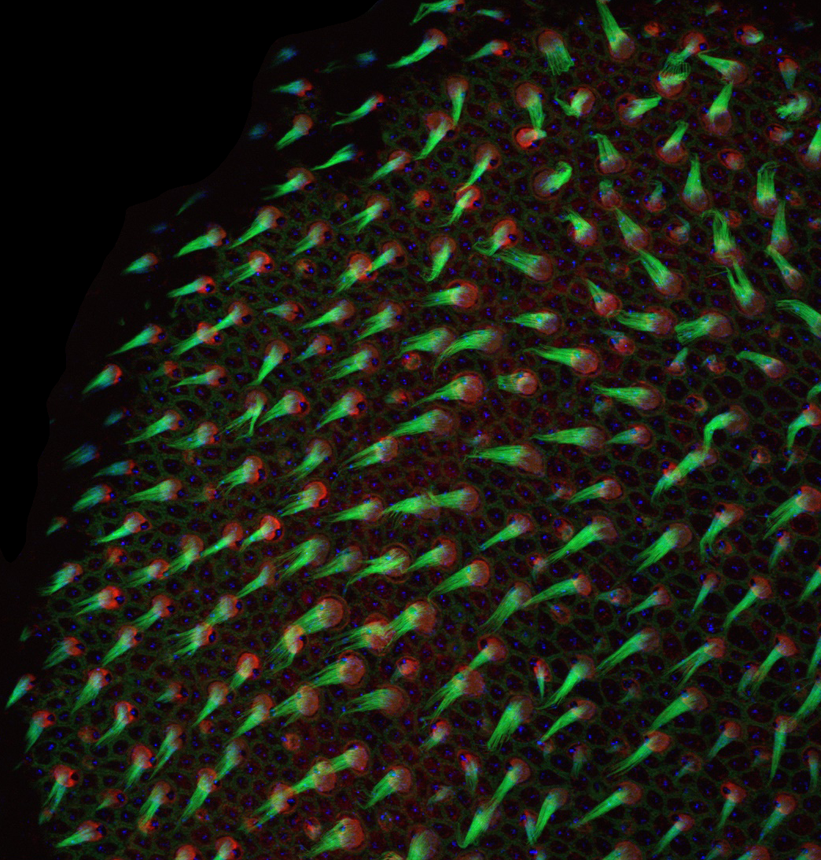
%> input picture Development/RAW.png, 821 x 860 px, shrunk from 1044 x 1094 before the run
$ octave SegmentBasalBodies_Support.m   (GNU Octave 9; MATLAB toolbox functions it lacks are replaced by stand-ins)
%> lines starting %> are read from the running program, lines starting %| are printed output that depends on the picture; in (x1, y1, x2, y2) boxes, pixels count from 0 and x2, y2 are one past the last pixel; in counts of white or black regions, pixels touching at a corner belong together; the program's own positions count from 1
### Development/BBOrient.m
function [CellProps] = BBOrient(CellProps,BBIms)
%UNTITLED9 Summary of this function goes here
%   Detailed explanation goes here

%% Compute basal body stats
Nomit = 0;
nCells = length(BBIms);
for k = 1:nCells
    % Compute some useful stats
    [CellHeight(k),CellWidth(k),Depth] = size(BBIms{k});
if ~isempty(regionprops(BBIms{k},'Area'))
    bprops = regionprops(BBIms{k},'Area','Centroid');
    bType(k,1) = 1;
    bArea(k,1) = bprops.Area;
    bLocalCentroid(k,1:2) = bprops.Centroid;

else
    bType(k,1) = 0;
    bArea(k,1) = 0;
    bLocalCentroid(k,1:2) = [nan nan];
    LocalCentroid = [nan nan];
    Nomit = Nomit+1;
end

end

% Append to cell property table
CellProps.BBDetected = bType;
CellProps.BBArea = bArea;
CellProps.BBLocalCentroid = bLocalCentroid;
CellProps.CellWidth = CellWidth';
CellProps.CellHeight = CellHeight';

CellProps.LocalCentroid = [CellWidth' CellHeight']./2;
CellProps.dX = CellProps.BBLocalCentroid(:,1)-CellProps.LocalCentroid(:,1);
CellProps.dY = CellProps.BBLocalCentroid(:,2)-CellProps.LocalCentroid(:,2);

CellProps.BBCentroid = CellProps.Centroid+[CellProps.dX CellProps.dY];

CellProps.EllipseOrientation = -CellProps.Orientation;
CellProps.GlobalOrientation = atan2d(CellProps.dY,CellProps.dX);
CellProps.BBDistance = sqrt((CellProps.dX).^2+(CellProps.dY).^2);

% Normalize
CellProps.Orientation = CellProps.GlobalOrientation;
a = CellProps.MajorAxisLength/2;
b = CellProps.MinorAxisLength/2;
alpha = CellProps.GlobalOrientation;
theta = CellProps.EllipseOrientation;
CellProps.Ctr2EdgeDist = (a.*b)./sqrt((b.^2-a.^2).*cosd(alpha-theta).^2+a.^2);

CellProps.Polarity = CellProps.BBDistance./CellProps.Ctr2EdgeDist;

CellProps.EX = CellProps.Ctr2EdgeDist.*cosd(CellProps.GlobalOrientation);
CellProps.EY = CellProps.Ctr2EdgeDist.*sind(CellProps.GlobalOrientation);
CellProps.EPt = CellProps.Centroid+[CellProps.EX CellProps.EY];
end

### Development/ChannelIsolate.m
function [imageOut] = ChannelIsolate(image,channel,varargin)
%CHANNELISOLATE Isolate a channel in an rgb image.
%   [imageOut] = ChannelIsolate(image,channel) subtracts the unselected
%   channels from the input image. channel must be either 'green', 'red',
%   or 'blue'.

r = image(:,:,1);
g = image(:,:,2);
b = image(:,:,3);

if nargin==3 && strcmp(varargin{1},'contrast')
    r = imadjust(r);
    g = imadjust(g);
    b = imadjust(b);
end


if ~isa(image,'uint8')
    error('Input must be an RGB image')
end

switch channel
    case 'red'
        imageOut = imsubtract(imsubtract(r,b),g);
    case 'green'
        imageOut = imsubtract(imsubtract(g,r),b);
    case 'blue'
        imageOut = imsubtract(imsubtract(b,g),r);
end

end

### Development/SegmentBasalBodies_Support.m
clc;clear;close all;
load('SupportCellDat.mat')
RAW = imread('RAW.png');
%> RAW is the input picture: size 860x821x3 uint8; mean R, G, B 28.8, 29.8, 19
nCells = length(CellIms);

for n = 1:nCells
    CellIm = CellIms{n};
    [ydim(n) xdim(n)] = size(CellIm);
    bChann{n} = imadjust(CellIm(:,:,3));

    bIsolate{n} = imadjust(ChannelIsolate(CellIm,'blue'));
    % Median filter to reduce noise
    medFilt{n} = imadjust(medfilt2(bIsolate{n},2.*[1 1]));

    % Threshold and Binarize
    imBW{n} = imbinarize(medFilt{n},0.6);

    % Solidify
    imSolid{n} = imclose(imBW{n},strel('disk',2));

    % Select largest
    imBB{n} = bwpropfilt(imSolid{n},'Area',1);
end


figure
montage(bChann)
bChannMontage = rgb2gray(frame2im(getframe(gca)));
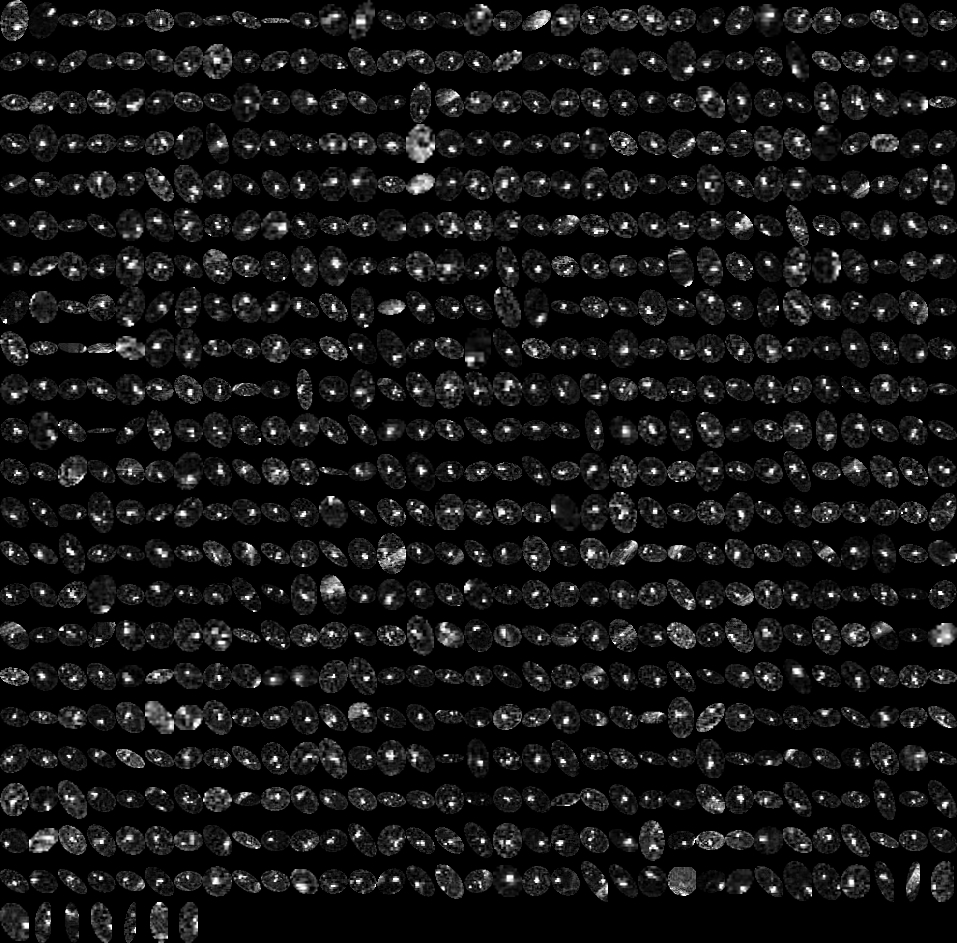
%> bChannMontage: size 943x957 uint8; min 0, max 255, mean 21.1

figure
montage(imBB)

LastMontage = frame2im(getframe(gca));
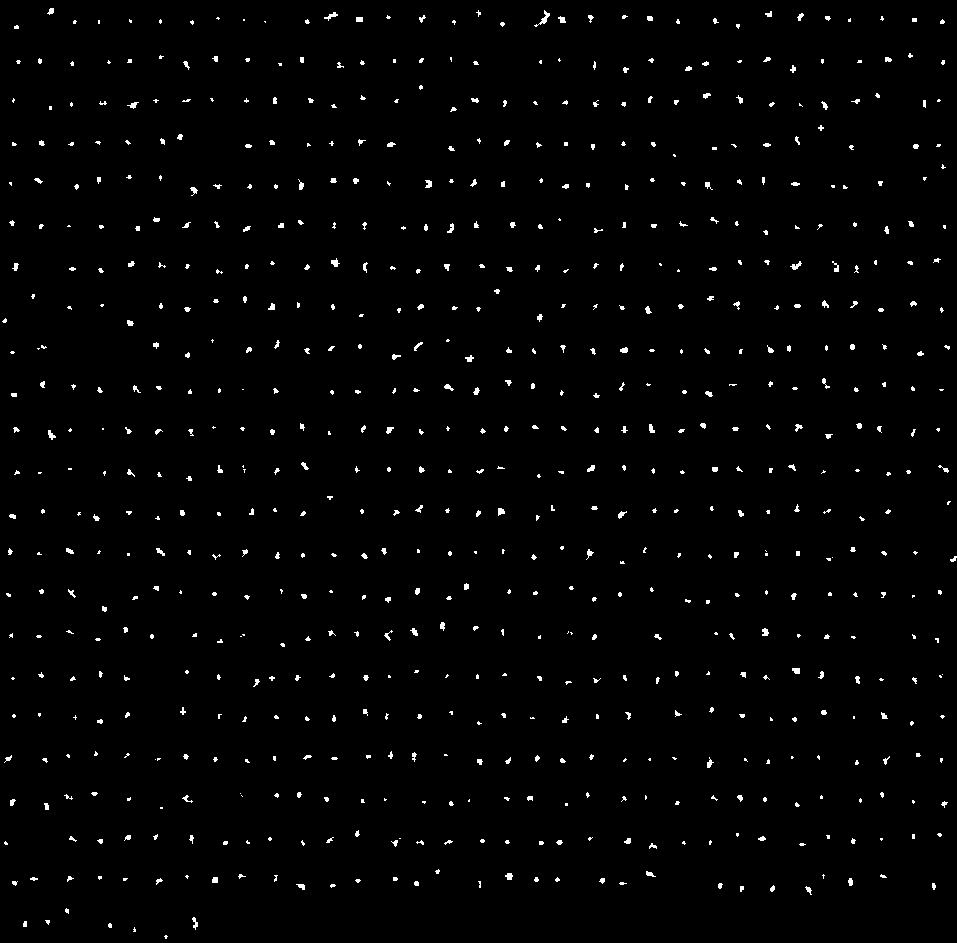
%> LastMontage: size 943x957x3 uint8; 1.5% white; 722 white regions (432 under 20 px), largest, box (x1, y1, x2, y2) and area: (534, 10, 550, 27) 71, (324, 12, 338, 21) 48, (790, 261, 802, 270) 48
LastMontage = imbinarize(rgb2gray(LastMontage));

figure
imshow(labeloverlay(bChannMontage,LastMontage));
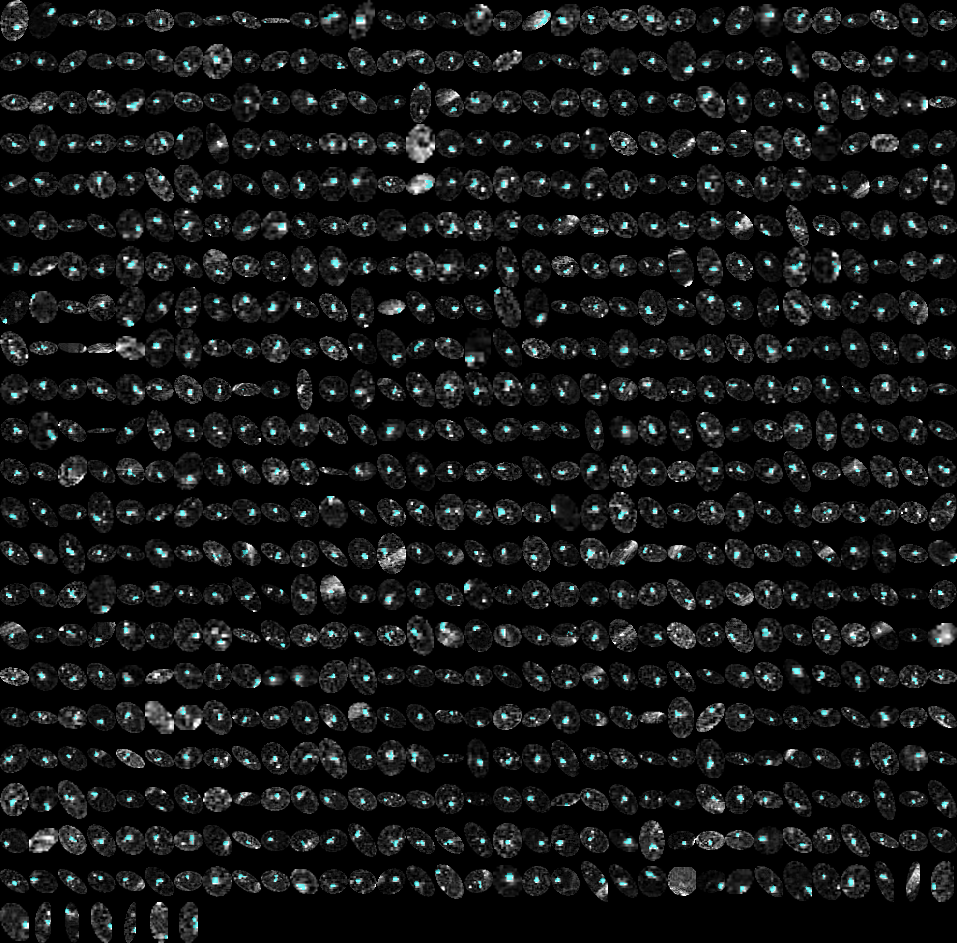
%> displayed picture: size 943x957x3, on the screen's scale of 0 to 255; mean R, G, B 19.7, 21.6, 21.6

save('SupportCellDat.mat','CellProps','imBB','CellIms');


CellProps = BBOrient(CellProps,imBB);
%> (the run ends here)
